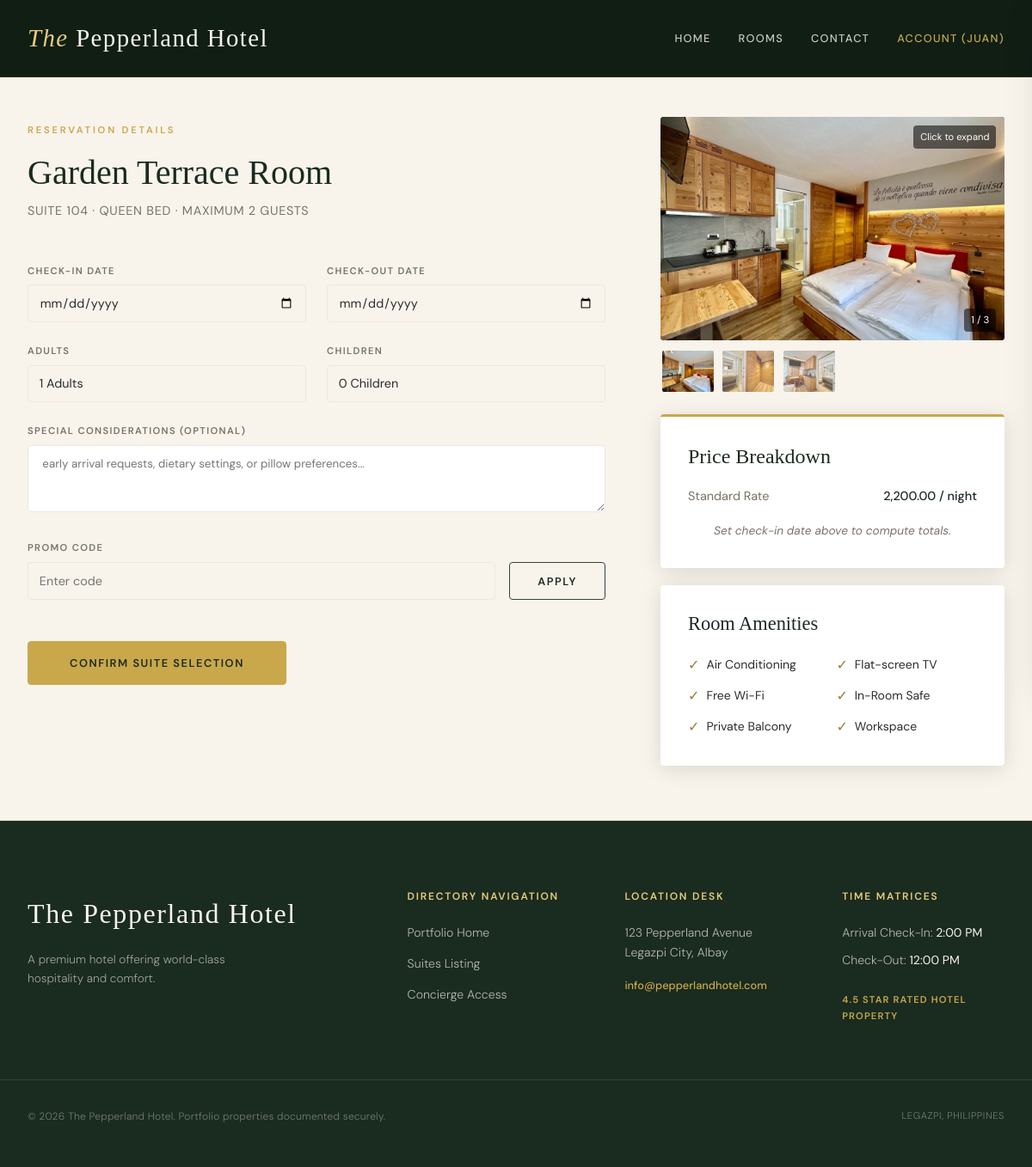
Screenshot of /booking.php?room_id=4 (signed in) with the database file from the repository.
### tables this page shows
CREATE TABLE rooms
(
    room_id           INT            NOT NULL AUTO_INCREMENT,
    room_type_id      INT            NOT NULL,
    room_status_id    INT            NOT NULL,
    room_number       VARCHAR(20)    NOT NULL,
    floor_number      INT,
    capacity          INT,
    price_per_night   DECIMAL(10,2)  NOT NULL CHECK (price_per_night >= 0),
    description       TEXT,
    created_at        DATETIME       DEFAULT CURRENT_TIMESTAMP,
    updated_at        DATETIME       DEFAULT CURRENT_TIMESTAMP
                                     ON UPDATE CURRENT_TIMESTAMP,

    PRIMARY KEY (room_id),
    UNIQUE KEY uq_room_number (room_number),

    CONSTRAINT fk_rooms_type
        FOREIGN KEY (room_type_id)
        REFERENCES room_types(room_type_id)
        ON UPDATE CASCADE,

    CONSTRAINT fk_rooms_status
        FOREIGN KEY (room_status_id)
        REFERENCES room_status(room_status_id)
        ON UPDATE CASCADE
);

CREATE TABLE room_types
(
    room_type_id   INT           NOT NULL AUTO_INCREMENT,
    type_name      VARCHAR(100)  NOT NULL,
    base_price     DECIMAL(10,2) NOT NULL CHECK (base_price >= 0),
    description    TEXT,
    max_capacity   INT,
    bed_type       VARCHAR(100),

    PRIMARY KEY (room_type_id),
    UNIQUE KEY uq_room_type_name (type_name)
);

CREATE TABLE room_images
(
    room_image_id  INT           NOT NULL AUTO_INCREMENT,
    room_type_id   INT           NOT NULL,
    image_url      VARCHAR(255)  NOT NULL,
    caption        VARCHAR(255),
    display_order  INT,

    PRIMARY KEY (room_image_id),

    CONSTRAINT fk_ri_room_type
        FOREIGN KEY (room_type_id)
        REFERENCES room_types(room_type_id)
        ON DELETE CASCADE
        ON UPDATE CASCADE
);

CREATE TABLE amenities
(
    amenity_id    INT           NOT NULL AUTO_INCREMENT,
    amenity_name  VARCHAR(100)  NOT NULL,
    description   TEXT,

    PRIMARY KEY (amenity_id),
    UNIQUE KEY uq_amenity_name (amenity_name)    
);

CREATE TABLE hotel_profile
(
    profile_id       INT           NOT NULL AUTO_INCREMENT,
    hotel_name       VARCHAR(150)  NOT NULL DEFAULT 'The Pepperland Hotel',
    description      TEXT,
    star_rating      DECIMAL(2,1),
    contact_email    VARCHAR(150),
    contact_phone    VARCHAR(20),
    website_url      VARCHAR(255),
    street_address   VARCHAR(255)  NOT NULL,
    city             VARCHAR(100)  NOT NULL,
    province         VARCHAR(100)  NOT NULL,
    country          VARCHAR(100)  NOT NULL,
    postal_code      VARCHAR(20),
    check_in_time    TIME,
    check_out_time   TIME,

    PRIMARY KEY (profile_id)
);

### api/config.php (called while the page is built, shortened)
<?php
function h(string $str): string
{
    return htmlspecialchars($str, ENT_QUOTES, 'UTF-8');
}

### booking.php (the view, shortened to what this page needs)
<?php
require_once __DIR__ . '/api/config.php';
    $roomId   = (int)($_GET['room_id']    ?? 0);
    $checkIn  = $_GET['check_in']         ?? '';
    $checkOut = $_GET['check_out']        ?? '';
    $guests   = (int)($_GET['guests']     ?? 1);
    $stmt = $pdo->prepare("
        SELECT r.room_id, r.room_number, r.price_per_night,
            r.capacity, r.description,
            rt.room_type_id, rt.type_name, rt.max_capacity, rt.bed_type, rt.description AS type_description
        FROM  rooms r
        JOIN  room_types rt ON r.room_type_id = rt.room_type_id
        WHERE r.room_id = ?
    ");
    $stmt->execute([$roomId]);
    $room = $stmt->fetch();
    $imgStmt = $pdo->prepare("
        SELECT room_image_id, image_url, caption
        FROM   room_images
        WHERE  room_type_id = ?
        ORDER  BY display_order ASC, room_image_id ASC
    ");
    $imgStmt->execute([$room['room_type_id']]);
    $images = $imgStmt->fetchAll();
    $amenStmt = $pdo->prepare("
        SELECT a.amenity_name, a.description
        FROM   room_amenities ra
        JOIN   amenities      a ON ra.amenity_id = a.amenity_id
        WHERE  ra.room_id = ?
        ORDER  BY a.amenity_name ASC
    ");
    $amenStmt->execute([$roomId]);
    $amenities = $amenStmt->fetchAll();
require_once __DIR__ . '/includes/header.php';
?>
<div class="container section" style="display:grid; grid-template-columns:1fr 400px; gap:4rem; align-items:start; margin-top: 4rem; margin-bottom: 4rem;">
    <div>
        <span class="section-label">Reservation Details</span>
        <h2 style="font-size:2.5rem; margin-bottom:0.5rem;"><?= h($room['type_name']) ?></h2>
        <p class="text-muted" style="margin-bottom:3rem; font-size:0.9rem; letter-spacing:0.05em; text-transform:uppercase;">
            Suite <?= h($room['room_number']) ?> &middot; <?= h($room['bed_type']) ?> &middot; Maximum <?= (int)$room['max_capacity'] ?> Guests
        </p>
        <div style="display:grid; grid-template-columns:1fr 1fr; gap:1.5rem; margin-bottom:1.5rem;">
            <div class="qb-field">
                <label for="checkIn">Check-in Date</label>
                <input type="date" id="checkIn" value="<?= h($checkIn) ?>" min="<?= date('Y-m-d') ?>" required>
            </div>
            <div class="qb-field">
                <label for="checkOut">Check-out Date</label>
                <input type="date" id="checkOut" value="<?= h($checkOut) ?>" required>
            </div>
        </div>
        <div style="display:grid; grid-template-columns:1fr 1fr; gap:1.5rem; margin-bottom:1.5rem;">
            <div class="qb-field">
                <label for="adults">Adults</label>
                <select id="adults">
                    <?php for ($i = 1; $i <= (int)$room['max_capacity']; $i++): ?>
                        <option value="<?= $i ?>" <?= $guests === $i ? 'selected' : '' ?>><?= $i ?> Adults</option>
                    <?php endfor; ?>
                </select>
            </div>
            <div class="qb-field">
                <label for="children">Children</label>
                <select id="children">
                    <?php for ($i = 0; $i <= 4; $i++): ?>
                        <option value="<?= $i ?>"><?= $i ?> Children</option>
                    <?php endfor; ?>
                </select>
            </div>
        </div>
        <div class="qb-field" style="margin-bottom:1.5rem;">
            <label for="specialRequests">Special Considerations (Optional)</label>
            <textarea id="specialRequests" rows="3"
                      style="width:100%; padding:0.8rem; border:1px solid var(--cream-dark);
                             background:var(--white); font-family:var(--font-body);
                             border-radius:var(--radius); outline:none;"
                      placeholder=" early arrival requests, dietary settings, or pillow preferences..."></textarea>
        </div>
        <div class="qb-field" style="margin-bottom:3rem;">
            <label for="promoCode">Promo Code</label>
            <div style="display:flex; gap:1rem;">
                <input type="text" id="promoCode" placeholder="Enter code" style="flex:1;">
                <button class="btn btn-outline" id="applyPromoBtn" type="button"
                        style="color:var(--forest); border-color:var(--forest-mid);">Apply</button>
            </div>
        </div>
        <button class="btn btn-gold" id="bookBtn" style="padding:1rem 3rem;">
            Confirm Suite Selection
        </button>
    </div>
    <div>
        <?php if (!empty($images)): ?>
        <div class="room-gallery" id="roomGallery">
            <div class="gallery-main" id="galleryMain"
                 style="position:relative; border-radius:var(--radius); overflow:hidden;
                        background:#111; cursor:zoom-in; margin-bottom:0.6rem;"
                 onclick="openLightbox(currentImg)">
                <img id="galleryMainImg"
                     src="<?= h($images[0]['full_url']) ?>"
                     alt="<?= h($images[0]['caption'] ?: $room['type_name']) ?>"
                     style="width:100%; height:260px; object-fit:cover; display:block;
                            transition:opacity .25s;">
                <div style="position:absolute; top:.6rem; right:.6rem;
                            background:rgba(0,0,0,.55); color:#fff; border-radius:4px;
                            padding:.25rem .5rem; font-size:.7rem; pointer-events:none;">
                </div>
                <div id="galleryCounter"
                     style="position:absolute; bottom:.6rem; right:.6rem;
                            background:rgba(0,0,0,.55); color:#fff; border-radius:4px;
                            padding:.25rem .5rem; font-size:.72rem; pointer-events:none;">
                </div>
            </div>
            <?php if (count($images) > 1): ?>
            <div style="display:flex; gap:.4rem; overflow-x:auto; padding-bottom:.25rem;">
                <?php foreach ($images as $i => $img): ?>
                <img src="<?= h($img['full_url']) ?>"
                     alt="<?= h($img['caption'] ?: ($room['type_name'] . ' ' . ($i + 1))) ?>"
                     data-index="<?= $i ?>"
                     onclick="setMainImage(<?= $i ?>)"
                     title="<?= h($img['caption'] ?: '') ?>"
                     class="gallery-thumb <?= $i === 0 ? 'active' : '' ?>"
                     style="width:64px; height:52px; object-fit:cover; border-radius:4px;
                            cursor:pointer; flex-shrink:0; border:2px solid transparent;
                            transition:border-color .15s, opacity .15s; opacity:<?= $i === 0 ? '1' : '.65' ?>;">
                <?php endforeach; ?>
            </div>
            <?php endif; ?>
        </div>
        <?php endif; ?>
        <div style="background:var(--white); padding:2rem; border-radius:var(--radius);
                    box-shadow:var(--shadow-md); border-top:3px solid var(--gold);
                    margin-top:1.25rem;">
            <h3 style="margin-bottom:1.25rem; font-family:var(--font-display); font-size:1.5rem;">
                Price Breakdown
            </h3>
            <div style="display:flex; justify-content:space-between; margin-bottom:1rem; font-size:0.9rem;">
                <span class="text-muted">Standard Rate</span>
                <span style="font-weight:500; color:var(--forest);">
                    <?= h(number_format((float)$room['price_per_night'], 2)) ?> / night
                </span>
            </div>
            <p id="summaryPlaceholder" class="text-muted text-center"
               style="font-size:0.85rem; margin-top:1rem; font-style:italic;">
                Set check-in date above to compute totals.
            </p>
        </div>
        <?php if (!empty($amenities)): ?>
        <div style="background:var(--white); padding:2rem; border-radius:var(--radius);
                    box-shadow:var(--shadow-md); margin-top:1.25rem;">
            <h3 style="margin-bottom:1.25rem; font-family:var(--font-display); font-size:1.4rem;">
                Room Amenities
            </h3>
            <div style="display:grid; grid-template-columns:1fr 1fr; gap:.55rem;">
                <?php foreach ($amenities as $amenity): ?>
                <div title="<?= h($amenity['description'] ?? '') ?>"
                     style="display:flex; align-items:center; gap:.5rem;
                            font-size:.875rem; color:var(--forest-dark);">
                    <span style="color:var(--gold-dark); font-size:1rem; flex-shrink:0;">✓</span>
                    <?= h($amenity['amenity_name']) ?>
                </div>
                <?php endforeach; ?>
            </div>
        </div>
        <?php endif; ?>
    </div>
</div>
<?php require_once __DIR__ . '/includes/footer.php'; ?>

### includes/footer.php (shortened to what this page needs)
<?php
$hotelProfile = [];
if (!empty($pdo))
{
    $stmt = $pdo->query("SELECT * FROM hotel_profile LIMIT 1");
    $hotelProfile = $stmt->fetch() ?: [];
}
?>
<footer class="site-footer" style="background: var(--forest); color: var(--cream); border-top: 1px solid rgba(201,168,76,0.15); padding: 5rem 0 3rem; font-size: 0.88rem; font-weight: 300;">
    <div class="footer-inner container" style="display: grid; grid-template-columns: 2fr repeat(3, 1fr); gap: 4rem; margin-bottom: 4rem;">
        <div class="footer-col">
            <p class="footer-brand" style="font-family: var(--font-display); font-size: 2rem; color: var(--cream); margin-bottom: 1rem; font-weight: 400; letter-spacing: 0.05em;">
                The Pepperland Hotel
            </p>
            <p class="footer-tagline" style="color: rgba(248,244,236,0.6); max-width: 280px; font-size: 0.85rem; line-height: 1.6;">
                <?= h($hotelProfile['description'] ?? 'Curated hospitality tailored expertly against the scenic architecture of Albay province.') ?>
            </p>
        </div>
        <div class="footer-col">
            <h4 style="color: var(--gold-light); font-family: var(--font-body); font-size: 0.75rem; text-transform: uppercase; letter-spacing: 0.15em; margin-bottom: 1.5rem; font-weight: 600;">Directory Navigation</h4>
            <ul style="display: flex; flex-direction: column; gap: 0.75rem;">
                <li><a href="<?= BASE_URL ?>/index.php" style="color: rgba(248,244,236,0.7); transition: var(--transition);">Portfolio Home</a></li>
                <li><a href="<?= BASE_URL ?>/rooms.php" style="color: rgba(248,244,236,0.7); transition: var(--transition);">Suites Listing</a></li>
                <li><a href="<?= BASE_URL ?>/contact.php" style="color: rgba(248,244,236,0.7); transition: var(--transition);">Concierge Access</a></li>
            </ul>
        </div>
        <div class="footer-col">
            <h4 style="color: var(--gold-light); font-family: var(--font-body); font-size: 0.75rem; text-transform: uppercase; letter-spacing: 0.15em; margin-bottom: 1.5rem; font-weight: 600;">Location Desk</h4>
            <?php if ($hotelProfile): ?>
                <p style="color: rgba(248,244,236,0.7); line-height: 1.6; margin-bottom: 1rem;">
                    <?= h($hotelProfile['street_address']) ?><br>
                    <?= h($hotelProfile['city']) ?>, <?= h($hotelProfile['province']) ?>
                </p>
                <p style="margin: 0;"><a href="mailto:<?= h($hotelProfile['contact_email']) ?>" style="color: var(--gold); font-size: 0.8rem; font-weight: 500;"><?= h($hotelProfile['contact_email']) ?></a></p>
            <?php endif; ?>
        </div>
        <div class="footer-col">
            <h4 style="color: var(--gold-light); font-family: var(--font-body); font-size: 0.75rem; text-transform: uppercase; letter-spacing: 0.15em; margin-bottom: 1.5rem; font-weight: 600;">Time Matrices</h4>
            <?php if ($hotelProfile): ?>
                <p style="color: rgba(248,244,236,0.7); margin-bottom: 0.5rem;">Arrival Check-In: <span style="color: var(--cream); font-weight: 400;"><?= h(date('g:i A', strtotime($hotelProfile['check_in_time']))) ?></span></p>
                <p style="color: rgba(248,244,236,0.7); margin-bottom: 1.5rem;">Check-Out: <span style="color: var(--cream); font-weight: 400;"><?= h(date('g:i A', strtotime($hotelProfile['check_out_time']))) ?></span></p>
            <?php endif; ?>
            <p style="color: var(--gold); font-size: 0.7rem; text-transform: uppercase; letter-spacing: 0.1em; font-weight: 600;">
                <?php
                $stars = $hotelProfile['star_rating'] ?? 0;
                echo $stars ? h($stars) . ' Star Rated Hotel Property' : '';
                ?>
            </p>
        </div>
    </div>
    <div class="footer-bottom container" style="border-top: 1px solid rgba(248,244,236,0.1); padding-top: 2rem; display: flex; justify-content: space-between; font-size: 0.75rem; color: rgba(248,244,236,0.4); letter-spacing: 0.02em;">
        <p>&copy; <?= date('Y') ?> The Pepperland Hotel. Portfolio properties documented securely.</p>
        <p style="text-transform: uppercase; font-size: 0.7rem; letter-spacing: 0.05em;">Legazpi, Philippines</p>
    </div>
</footer>
</body>
</html>

### rows the page displays
rooms: room_type.type_name "Garden Terrace Room", room_number "104", room_type.bed_type "QUEEN BED", room_type.max_capacity "2", price_per_night "2,200.00"
room_images: shows a picture
room_images: shows a picture
room_images: shows a picture
amenities: amenity_name "Air Conditioning"
amenities: amenity_name "Flat-screen TV"
amenities: amenity_name "Free Wi-Fi"
amenities: amenity_name "In-Room Safe"
amenities: amenity_name "Private Balcony"
amenities: amenity_name "Workspace"
hotel_profile: description "A premium hotel offering world-class hospitality and comfort.", street_address "123 Pepperland Avenue", city "Legazpi City", province "Albay", contact_email "info@pepperlandhotel.com", check_in_time "2:00 PM", check_out_time "12:00 PM", star_rating "4.5"

### other values shown
$_SESSION['first_name'] "JUAN"
form field value "1 Adults"
form field value "0 Children"
